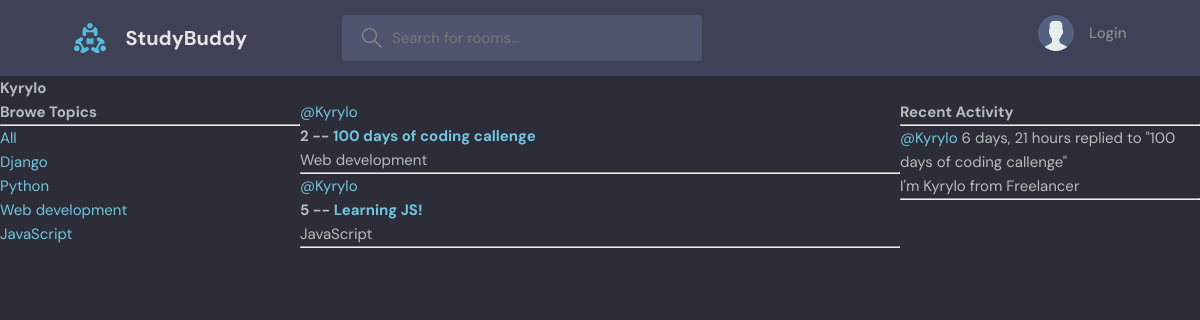
The app's page /profile/2/ with its own data.
### base/models.py (models this page shows, shortened)
class Topic(models.Model):
    name = models.CharField(max_length=200)

class Room(models.Model):
    host = models.ForeignKey(User, on_delete=models.SET_NULL, null=True)
    topic = models.ForeignKey(Topic, on_delete=models.SET_NULL, null=True)
    name = models.CharField(max_length=200)
    description = models.TextField(null=True, blank=True)
    participants = models.ManyToManyField(
        User, related_name='participants', blank=True)
    updated = models.DateTimeField(auto_now=True)
    created = models.DateTimeField(auto_now_add=True)
    class Meta:
        ordering = ['-updated', '-created']
    def __str__(self):
        return self.name

class Message(models.Model):
    user = models.ForeignKey(User, on_delete=models.CASCADE)
    room = models.ForeignKey(Room, on_delete=models.CASCADE)
    body = models.TextField()
    updated = models.DateTimeField(auto_now=True)
    created = models.DateTimeField(auto_now_add=True)
    class Meta:
        ordering = ['-updated', '-created']
    def __str__(self):
        return self.body[0:50]

### base/views.py (the view)
# urls.py: path('profile/<str:pk>/', views.userProfile, name='user-profile'),
def userProfile(request, pk):
    user = User.objects.get(id=pk)
    rooms = user.room_set.all()
    room_messages = user.message_set.all()
    topics = Topic.objects.all()
    context = {'user': user, 'rooms': rooms, 'room_messages': room_messages, 'topics': topics}
    return render(request, 'base/profile.html', context)

### base/templates/base/profile.html (shortened to what this page needs)
{% extends 'main.html' %}
{% block content %}
<h1>{{user.username}}</h1>
<div class="profile-container">
    <div>
        {% include 'base/topics_component.html' %}
    </div>
    <div>
        {% include 'base/feed_component.html' %}
    </div>
    <div>
        {% include 'base/activity_component.html' %}
    </div>
</div>
{% endblock content %}

### base/templates/base/topics_component.html
<h3>Browe Topics</h3>
    <hr />
    <div>
      <a href="{% url 'home' %}">All</a>
    </div>
    {% for topic in topics %}
    <div>
      <a href="{% url 'home' %}?q={{topic.name}}">{{topic.name}}</a>
    </div>
    {% endfor %}

### base/templates/base/feed_component.html (shortened to what this page needs)
<div>
    {% for room in rooms %}
    <div>
      <a href="{% url 'user-profile' room.host.id %}">@{{room.host.username}}</a>
      <h5>
        {{room.id}} -- <a href="{% url 'room' room.id %}"> {{room.name}}</a>
      </h5>
      <small>{{room.topic.name}}</small>
      <hr />
    </div>
    {% endfor %}
  </div>

### base/templates/base/activity_component.html (shortened to what this page needs)
<h3>Recent Activity</h3>
<hr />
{% for message in room_messages %}
<small><a href="{% url 'user-profile' message.user.id %}">@{{message.user}}</a> {{message.created|timesince}}</small>
<small>replied to "{{message.room}}"</small>
<p>{{message}}</p>
<hr />
{% endfor %}

### static/styles/style.css (style rules this page uses)
:root { --color-main: #71c6dd; --color-main-light: #e1f6fb; --color-dark: #3f4156; --color-dark-medium: #51546e; --color-dark-light: #696d97; --color-light: #e5e5e5; --color-gray: #8b8b8b; --color-light-gray: #b2bdbd; --color-bg: #2d2d39; --color-success: #5dd693; --color-error: #fc4b0b; }
* { font-family: "DM Sans", -apple-system, BlinkMacSystemFont, "Segoe UI", Roboto, Oxygen, Ubuntu, Cantarell, "Open Sans", "Helvetica Neue", sans-serif; margin: 0; padding: 0; box-sizing: border-box; text-rendering: optimizeLegibility; font-size: inherit; }
html { font-size: 56.25%; }
@media only screen and (min-width: 1200px) { html { font-size: 62.5%; } }
body { line-height: 1.6; font-weight: 400; font-size: 1.5rem; color: var(--color-light-gray); background-color: var(--color-bg); min-height: 100vh; }
a { display: inline-block; color: var(--color-main); text-decoration: none; }

### base/templates/base/profile.html (style rules this page uses)
.profile-container { display: grid; grid-template-columns: 1fr 2fr 1fr; }

### records on screen
Topic: name "Django"
Topic: name "Python"
Topic: name "Web development"
Topic: name "JavaScript"
Room: host.username "Kyrylo", id "2", name "100 days of coding callenge", topic.name "Web development"
Room: host.username "Kyrylo", id "5", name "Learning JS!", topic.name "JavaScript"
Message: user "Kyrylo", created "6 days, 21 hours", room "100 days of coding callenge", body "I'm Kyrylo from Freelancer"

### other values on screen
{{ user.username }} "Kyrylo"
